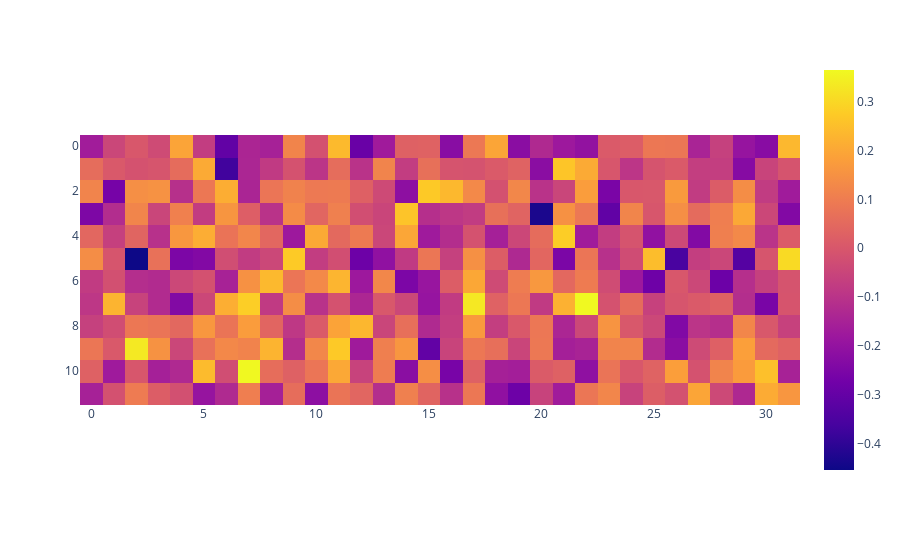

The cell this chart's notebook holds for it:
### Code cell
px.imshow(classifier.transformer.pos_embed.W_pos.detach())

### Figure 1 — Plotly figure (JSON) as saved in the notebook; plotly's stock layout.template omitted (floating-point values rounded to 4 significant figures; data arrays with more than 128 entries replaced by an {"elided": "..."} marker saying what was removed)
{"data": [{"coloraxis": "coloraxis", "hovertemplate": "x: %{x}<br>y: %{y}<br>color: %{z}<extra></extra>", "name": "0", "type": "heatmap", "xaxis": "x", "yaxis": "y", "z": {"elided": "12x32 float values"}}], "layout": {"coloraxis": {"colorscale": [[0, "#0d0887"], [0.1111, "#46039f"], [0.2222, "#7201a8"], [0.3333, "#9c179e"], [0.4444, "#bd3786"], [0.5556, "#d8576b"], [0.6667, "#ed7953"], [0.7778, "#fb9f3a"], [0.8889, "#fdca26"], [1, "#f0f921"]]}, "margin": {"t": 60}, "xaxis": {"anchor": "y", "constrain": "domain", "domain": [0, 1], "scaleanchor": "y"}, "yaxis": {"anchor": "x", "autorange": "reversed", "constrain": "domain", "domain": [0, 1]}}}
